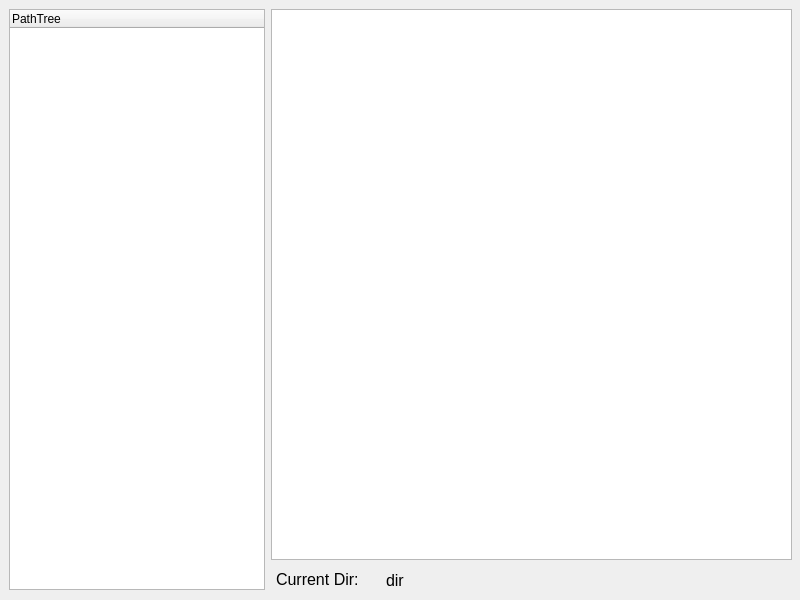
<?xml version="1.0" encoding="UTF-8"?>
<ui version="4.0">
 <class>Widget</class>
 <widget class="QWidget" name="Widget">
  <property name="geometry">
   <rect>
    <x>0</x>
    <y>0</y>
    <width>800</width>
    <height>600</height>
   </rect>
  </property>
  <property name="windowTitle">
   <string>Widget</string>
  </property>
  <widget class="QTreeWidget" name="treeWidget">
   <property name="geometry">
    <rect>
     <x>9</x>
     <y>9</y>
     <width>256</width>
     <height>581</height>
    </rect>
   </property>
   <column>
    <property name="text">
     <string>PathTree</string>
    </property>
   </column>
  </widget>
  <widget class="QTableWidget" name="tableWidget">
   <property name="geometry">
    <rect>
     <x>271</x>
     <y>9</y>
     <width>521</width>
     <height>551</height>
    </rect>
   </property>
  </widget>
  <widget class="QLabel" name="label">
   <property name="geometry">
    <rect>
     <x>276</x>
     <y>569</y>
     <width>101</width>
     <height>21</height>
    </rect>
   </property>
   <property name="font">
    <font>
     <pointsize>12</pointsize>
    </font>
   </property>
   <property name="text">
    <string>Current Dir:</string>
   </property>
  </widget>
  <widget class="QLabel" name="curDir">
   <property name="geometry">
    <rect>
     <x>386</x>
     <y>570</y>
     <width>401</width>
     <height>20</height>
    </rect>
   </property>
   <property name="font">
    <font>
     <pointsize>12</pointsize>
    </font>
   </property>
   <property name="text">
    <string>dir</string>
   </property>
  </widget>
 </widget>
 <resources/>
 <connections/>
</ui>
